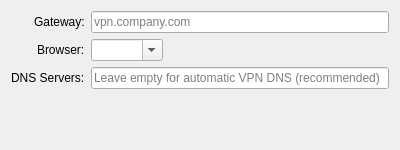
<?xml version="1.0" encoding="UTF-8"?>
<ui version="4.0">
 <class>GpclientWidget</class>
 <widget class="QWidget" name="GpclientWidget">
  <property name="geometry">
   <rect>
    <x>0</x>
    <y>0</y>
    <width>400</width>
    <height>150</height>
   </rect>
  </property>
  <property name="windowTitle">
   <string>GlobalProtect VPN</string>
  </property>
  <layout class="QFormLayout" name="formLayout">
   <property name="fieldGrowthPolicy">
    <enum>QFormLayout::ExpandingFieldsGrow</enum>
   </property>
   <property name="labelAlignment">
    <set>Qt::AlignRight|Qt::AlignTrailing|Qt::AlignVCenter</set>
   </property>
   <item row="0" column="0">
    <widget class="QLabel" name="gatewayLabel">
     <property name="text">
      <string>Gateway:</string>
     </property>
    </widget>
   </item>
   <item row="0" column="1">
    <widget class="QLineEdit" name="gatewayLineEdit">
     <property name="toolTip">
      <string>VPN server hostname or IP address (e.g., vpn.company.com)</string>
     </property>
     <property name="placeholderText">
      <string>vpn.company.com</string>
     </property>
    </widget>
   </item>
   <item row="1" column="0">
    <widget class="QLabel" name="browserLabel">
     <property name="text">
      <string>Browser:</string>
     </property>
    </widget>
   </item>
   <item row="1" column="1">
    <widget class="QComboBox" name="browserComboBox">
     <property name="editable">
      <bool>true</bool>
     </property>
     <property name="toolTip">
      <string>Browser for 2FA/SAML authentication. Select 'Custom...' to specify your own executable.</string>
     </property>
     <!-- Browser items are added programmatically in constructor to check file existence -->
    </widget>
   </item>
   <item row="2" column="0">
    <widget class="QLabel" name="dnsLabel">
     <property name="text">
      <string>DNS Servers:</string>
     </property>
    </widget>
   </item>
   <item row="2" column="1">
    <widget class="QLineEdit" name="dnsLineEdit">
     <property name="toolTip">
      <string>Recommended: Leave empty to use DNS servers from VPN with automatic split DNS configuration.
Split DNS allows resolving VPN-specific domains through VPN DNS while using local DNS for other domains.
Override: Enter semicolon-separated DNS servers (e.g., 8.8.8.8;8.8.4.4) to use custom DNS instead.</string>
     </property>
     <property name="placeholderText">
      <string>Leave empty for automatic VPN DNS (recommended)</string>
     </property>
    </widget>
   </item>
  </layout>
 </widget>
 <resources/>
 <connections/>
</ui>
